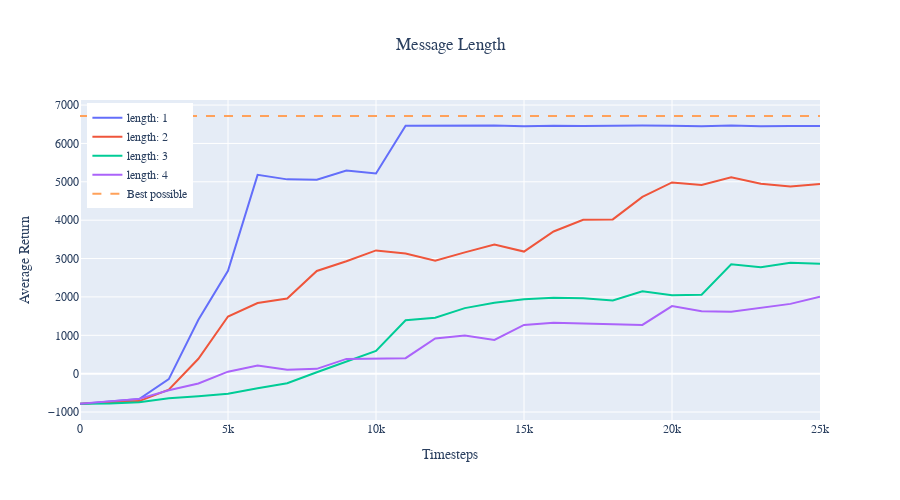

Notebook code cell kept with this figure:
### Code cell
fig = go.Figure()
for i, msg_length in enumerate(message_lengths):
    name = (
        "length: {}".format(msg_length)
    )
    fig.add_trace(go.Scatter(x=time_steps, y=learning_curves_messages[i], name=name,))
fig.add_trace(go.Scatter(x=time_steps, y=best_possible, name="Best possible", line=dict(dash="dash")))
# Customize layout
fig.update_layout(
    title="Message Length",
    title_x=0.5,
    xaxis_title="Timesteps",
    yaxis_title="Average Return",
    legend=dict(yanchor="top", y=0.99, xanchor="left", x=0.01),
    font=dict(family="serif", size=12),
    width=900,
    height=500,
)
fig.show()

### Figure 1 — Plotly figure (JSON) as saved in the notebook; plotly's stock layout.template omitted (floating-point values rounded to 4 significant figures; data arrays with more than 128 entries replaced by an {"elided": "..."} marker saying what was removed)
{"data": [{"name": "length: 1", "type": "scatter", "x": [0, 1000, 2000, 3000, 4000, 5000, 6000, 7000, 8000, 9000, 10000, 11000, 12000, 13000, 14000, 15000, 16000, 17000, 18000, 19000, 20000, 21000, 22000, 23000, 24000, 25000], "y": [-790.4, -735.9, -662.8, -143.8, 1405.0, 2683.0, 5181.0, 5063.0, 5054.0, 5295.0, 5218.0, 6461.0, 6465.0, 6459.0, 6466.0, 6448.0, 6462.0, 6456.0, 6467.0, 6468.0, 6462.0, 6446.0, 6466.0, 6451.0, 6457.0, 6454.0]}, {"name": "length: 2", "type": "scatter", "x": [0, 1000, 2000, 3000, 4000, 5000, 6000, 7000, 8000, 9000, 10000, 11000, 12000, 13000, 14000, 15000, 16000, 17000, 18000, 19000, 20000, 21000, 22000, 23000, 24000, 25000], "y": [-783.0, -753.8, -714.0, -417.3, 387.6, 1490.0, 1840.0, 1960.0, 2677.0, 2929.0, 3212.0, 3130.0, 2945.0, 3161.0, 3365.0, 3182.0, 3706.0, 4012.0, 4021.0, 4607.0, 4985.0, 4919.0, 5117.0, 4948.0, 4878.0, 4940.0]}, {"name": "length: 3", "type": "scatter", "x": [0, 1000, 2000, 3000, 4000, 5000, 6000, 7000, 8000, 9000, 10000, 11000, 12000, 13000, 14000, 15000, 16000, 17000, 18000, 19000, 20000, 21000, 22000, 23000, 24000, 25000], "y": [-784.1, -777.7, -742.2, -640.1, -586.7, -524.3, -379.0, -251.3, 38.53, 316.6, 590.7, 1393.0, 1458.0, 1709.0, 1846.0, 1939.0, 1981.0, 1965.0, 1908.0, 2145.0, 2043.0, 2056.0, 2849.0, 2771.0, 2892.0, 2867.0]}, {"name": "length: 4", "type": "scatter", "x": [0, 1000, 2000, 3000, 4000, 5000, 6000, 7000, 8000, 9000, 10000, 11000, 12000, 13000, 14000, 15000, 16000, 17000, 18000, 19000, 20000, 21000, 22000, 23000, 24000, 25000], "y": [-785.5, -715.6, -657.0, -432.1, -254.9, 51.53, 209.9, 103.8, 125.9, 384.9, 398.5, 404.6, 915.8, 996.9, 877.5, 1269.0, 1325.0, 1311.0, 1283.0, 1271.0, 1761.0, 1626.0, 1617.0, 1709.0, 1819.0, 2005.0]}, {"line": {"dash": "dash"}, "name": "Best possible", "type": "scatter", "x": [0, 1000, 2000, 3000, 4000, 5000, 6000, 7000, 8000, 9000, 10000, 11000, 12000, 13000, 14000, 15000, 16000, 17000, 18000, 19000, 20000, 21000, 22000, 23000, 24000, 25000], "y": {"elided": "25001 int values"}}], "layout": {"font": {"family": "serif", "size": 12}, "height": 500, "legend": {"x": 0.01, "xanchor": "left", "y": 0.99, "yanchor": "top"}, "title": {"text": "Message Length", "x": 0.5}, "width": 900, "xaxis": {"title": {"text": "Timesteps"}}, "yaxis": {"title": {"text": "Average Return"}}}}
